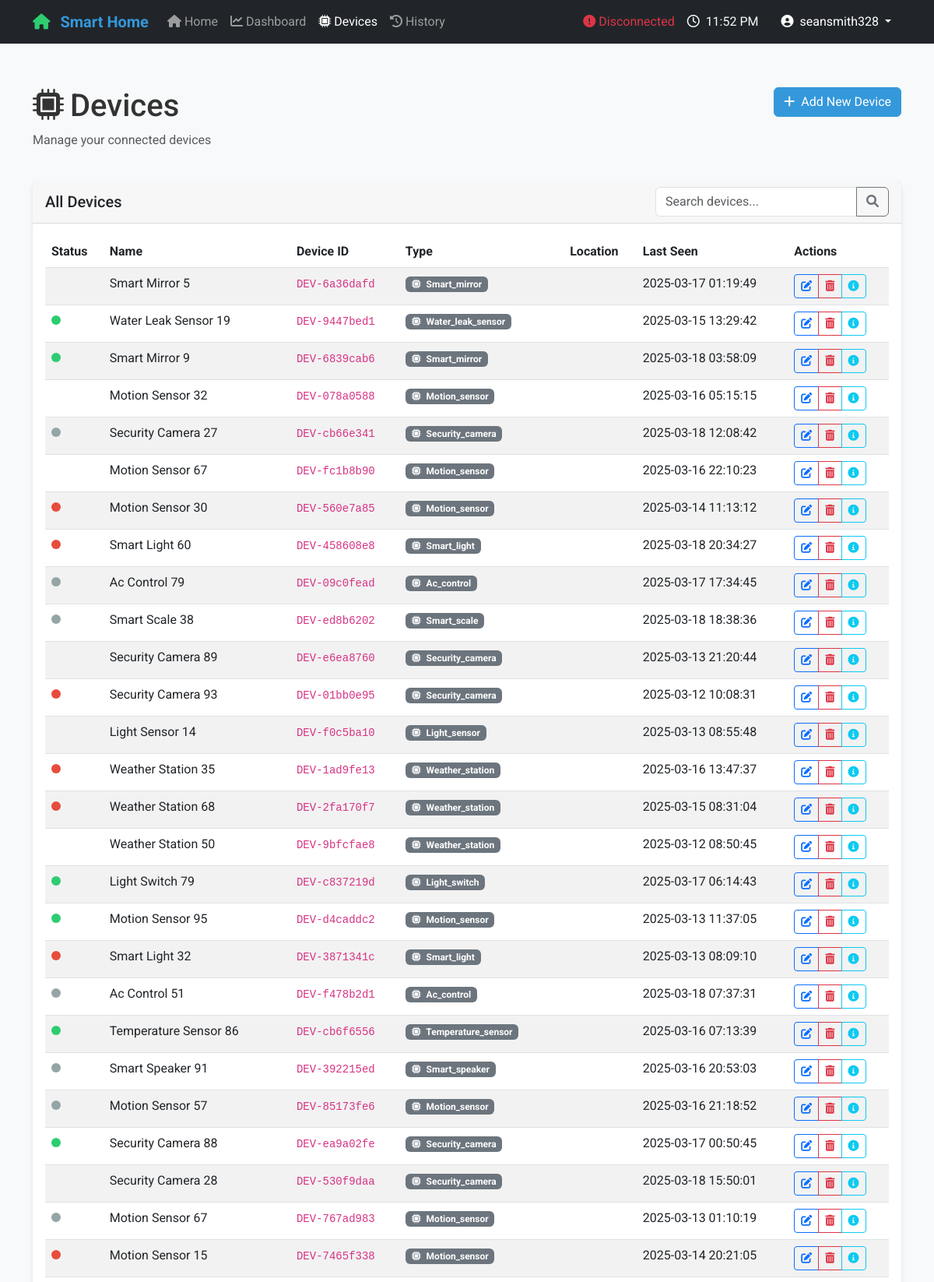
/devices (signed in, upper part), run on the app's committed database.
### models.py (models this page shows, shortened)
class User(UserMixin, db.Model):
    __tablename__ = 'users'
    id = db.Column(db.Integer, primary_key=True)
    username = db.Column(db.String(64), unique=True, nullable=False, index=True)
    email = db.Column(db.String(120), unique=True, nullable=False, index=True)
    password_hash = db.Column(db.String(128), nullable=False)
    first_name = db.Column(db.String(64))
    last_name = db.Column(db.String(64))
    is_admin = db.Column(db.Boolean, default=False)
    created_at = db.Column(db.DateTime, default=datetime.utcnow)
    last_login = db.Column(db.DateTime)
    homes = db.relationship('Home', backref='owner', lazy=True)
    actions = db.relationship('UserAction', backref='user', lazy=True)
    role_mappings = db.relationship('UserRoleMapping', backref='user', lazy=True, cascade="all, delete-orphan")
    home_accesses = db.relationship('HomeAccess', backref='user', lazy=True, cascade="all, delete-orphan")

class Device(db.Model):
    __tablename__ = 'devices'
    id = db.Column(db.Integer, primary_key=True)
    device_id = db.Column(db.String(50), unique=True, nullable=False)
    name = db.Column(db.String(100), nullable=False)
    type = db.Column(db.String(50), nullable=False)
    room_id = db.Column(db.Integer, db.ForeignKey('rooms.id'), nullable=False)
    status = db.Column(db.String(20), default='offline')
    last_seen = db.Column(db.DateTime, default=datetime.utcnow)
    is_active = db.Column(db.Boolean, default=True)
    sensor_data = db.relationship('SensorData', backref='device', lazy=True, cascade="all, delete-orphan")
    user_actions = db.relationship('UserAction', backref='device', lazy=True, cascade="all, delete-orphan")

### app.py (the view)
@app.route('/devices')
def devices():
    with app.app_context():
        all_devices = Device.query.all()
        return render_template('devices.html', devices=all_devices)

### app.py (called while the page is built)
@login_manager.user_loader
def load_user(user_id):
    return User.query.get(int(user_id))

### templates/devices.html (shortened to what this page needs)
{% extends "base.html" %}  {% block content %}
<div class="row mt-4 mb-4">
  <div class="col-md-6">
    <h1><i class="fas fa-microchip me-2"></i>Devices</h1>
    <p class="text-muted">Manage your connected devices</p>
  </div>
  <div class="col-md-6 text-md-end">
    <button
      class="btn btn-primary"
      data-bs-toggle="modal"
      data-bs-target="#addDeviceModal"
    >
      <i class="fas fa-plus me-1"></i> Add New Device
    </button>
  </div>
</div>
<div class="card">
  <div class="card-header">
    <div class="d-flex justify-content-between align-items-center">
      <h5 class="mb-0">All Devices</h5>
      <div class="input-group" style="width: 300px">
        <input
          type="text"
          class="form-control"
          id="deviceSearch"
          placeholder="Search devices..."
        />
        <button class="btn btn-outline-secondary" type="button">
          <i class="fas fa-search"></i>
        </button>
      </div>
    </div>
  </div>
  <div class="card-body">
    <div class="table-responsive">
      <table class="table table-striped table-hover">
        <thead>
          <tr>
            <th scope="col">Status</th>
            <th scope="col">Name</th>
            <th scope="col">Device ID</th>
            <th scope="col">Type</th>
            <th scope="col">Location</th>
            <th scope="col">Last Seen</th>
            <th scope="col">Actions</th>
          </tr>
        </thead>
        <tbody>
          {% for device in devices %}
          <tr>
            <td>
              <span
                class="device-status status-{{ device.status }}"
                data-device-id="{{ device.device_id }}"
                data-bs-toggle="tooltip"
                data-bs-placement="top"
                title="Status: {{ device.status }}"
              ></span>
            </td>
            <td>{{ device.name }}</td>
            <td><code>{{ device.device_id }}</code></td>
            <td>
              {% if device.type == 'temperature' %}
              <span class="badge bg-danger"
                ><i class="fas fa-thermometer-half me-1"></i> Temperature</span
              >
              {% elif device.type == 'humidity' %}
              <span class="badge bg-info"
                ><i class="fas fa-tint me-1"></i> Humidity</span
              >
              {% elif device.type == 'light' %}
              <span class="badge bg-warning"
                ><i class="fas fa-lightbulb me-1"></i> Light</span
              >
              {% else %}
              <span class="badge bg-secondary"
                ><i class="fas fa-microchip me-1"></i> {{ device.type|title
                }}</span
              >
              {% endif %}
            </td>
            <td>
            </td>
            <td>
              <span
                class="device-last-seen"
                data-device-id="{{ device.device_id }}"
                data-timestamp="{{ device.last_seen }}"
              >
                {% if device.last_seen %} {{ device.last_seen.strftime('%Y-%m-%d
                %H:%M:%S') }} {% else %} Never {% endif %}
              </span>
            </td>
            <td>
              <div class="btn-group btn-group-sm">
                <button
                  type="button"
                  class="btn btn-outline-primary"
                  data-bs-toggle="modal"
                  data-bs-target="#editDeviceModal"
                  data-device-id="{{ device.device_id }}"
                >
                  <i class="fas fa-edit"></i>
                </button>
                <button
                  type="button"
                  class="btn btn-outline-danger"
                  data-bs-toggle="modal"
                  data-bs-target="#deleteDeviceModal"
                  data-device-id="{{ device.device_id }}"
                >
                  <i class="fas fa-trash-alt"></i>
                </button>
                <button
                  type="button"
                  class="btn btn-outline-info"
                  data-bs-toggle="modal"
                  data-bs-target="#deviceDetailsModal"
                  data-device-id="{{ device.device_id }}"
                >
                  <i class="fas fa-info-circle"></i>
                </button>
              </div>
            </td>
          </tr>
          {% endfor %}
        </tbody>
      </table>
    </div>
  </div>
</div>
{% endblock %}

### templates/base.html (shortened to what this page needs)
<!DOCTYPE html>
<html lang="en">
  <head>
    <link
      href="https://cdn.jsdelivr.net/npm/bootstrap@5.3.0-alpha1/dist/css/bootstrap.min.css"
      rel="stylesheet"
    />
    <link
      rel="stylesheet"
      href="https://cdnjs.cloudflare.com/ajax/libs/font-awesome/6.0.0/css/all.min.css"
    />
    <link
      rel="stylesheet"
      href="{{ url_for('static', filename='css/main.css') }}"
    />
  </head>
  <body>
    <nav class="navbar navbar-expand-lg navbar-dark bg-dark">
      <div class="container">
        <a class="navbar-brand" href="{{ url_for('index') }}">
          <i class="fas fa-home"></i> Smart Home
        </a>
        <div class="collapse navbar-collapse" id="navbarNav">
          <ul class="navbar-nav me-auto">
            <li class="nav-item">
              <a
                class="nav-link {% if request.path == '/' %}active{% endif %}"
                href="{{ url_for('index') }}"
              >
                <i class="fas fa-home"></i> Home
              </a>
            </li>
            <li class="nav-item">
              <a
                class="nav-link {% if request.path == '/dashboard' %}active{% endif %}"
                href="{{ url_for('dashboard') }}"
              >
                <i class="fas fa-chart-line"></i> Dashboard
              </a>
            </li>
            <li class="nav-item">
              <a
                class="nav-link {% if request.path == '/devices' %}active{% endif %}"
                href="{{ url_for('devices') }}"
              >
                <i class="fas fa-microchip"></i> Devices
              </a>
            </li>
            <li class="nav-item">
              <a
                class="nav-link {% if request.path == '/history' %}active{% endif %}"
                href="{{ url_for('history') }}"
              >
                <i class="fas fa-history"></i> History
              </a>
            </li>
          </ul>
          <div class="d-flex align-items-center">
            <div id="connection-status" class="me-3 text-danger">
              <i class="fas fa-exclamation-circle"></i>
              <span>Disconnected</span>
            </div>
            <div class="text-light me-3">
              <i class="far fa-clock me-1"></i>
              <span class="current-time">--:--</span>
            </div>
            {% if current_user.is_authenticated %}
            <div class="dropdown">
              <button
                class="btn btn-dark dropdown-toggle"
                type="button"
                id="userDropdown"
                data-bs-toggle="dropdown"
                aria-expanded="false"
              >
                <i class="fas fa-user-circle me-1"></i>
                {{ current_user.username }}
              </button>
            </div>
            {% endif %}
          </div>
        </div>
      </div>
    </nav>
    <div class="main-container">
      <div class="container">
        {% block content %}{% endblock %}
      </div>
    </div>
  </body>
</html>

### static/css/main.css (style rules this page uses)
:root { --primary-color: #3498db; --secondary-color: #2ecc71; --danger-color: #e74c3c; --warning-color: #f39c12; --dark-color: #2c3e50; --light-color: #ecf0f1; --gray-color: #95a5a6; --border-radius: 0.5rem; --box-shadow: 0 4px 6px rgba(0, 0, 0, 0.1); --transition: all 0.3s ease; }
body { font-family: 'Roboto', 'Segoe UI', Tahoma, Geneva, Verdana, sans-serif; background-color: #f8f9fa; color: #333; min-height: 100vh; display: flex; flex-direction: column; }
.navbar-brand { font-weight: 700; color: var(--primary-color) !important; }
.navbar-brand i { margin-right: 0.5rem; color: var(--secondary-color); }
.main-container { flex: 1; padding: 2rem 0; }
.card { border-radius: var(--border-radius); box-shadow: var(--box-shadow); transition: var(--transition); border: none; margin-bottom: 1.5rem; }
.card-header { background-color: rgba(0, 0, 0, 0.03); border-bottom: 1px solid rgba(0, 0, 0, 0.125); font-weight: 600; }
.device-status { display: inline-block; width: 12px; height: 12px; border-radius: 50%; margin-right: 8px; }
.status-online { background-color: var(--secondary-color); }
.status-offline { background-color: var(--gray-color); }
.status-error { background-color: var(--danger-color); }
.btn-primary { background-color: var(--primary-color); border-color: var(--primary-color); }

### data on the page
User: username "seansmith328"
Device: name "Smart Mirror 5", device_id "DEV-6a36dafd", type "Smart_mirror", last_seen "2025-03-17 01:19:49"
Device: name "Water Leak Sensor 19", device_id "DEV-9447bed1", type "Water_leak_sensor", last_seen "2025-03-15 13:29:42"
Device: name "Smart Mirror 9", device_id "DEV-6839cab6", type "Smart_mirror", last_seen "2025-03-18 03:58:09"
Device: name "Motion Sensor 32", device_id "DEV-078a0588", type "Motion_sensor", last_seen "2025-03-16 05:15:15"
Device: name "Security Camera 27", device_id "DEV-cb66e341", type "Security_camera", last_seen "2025-03-18 12:08:42"
Device: name "Motion Sensor 67", device_id "DEV-fc1b8b90", type "Motion_sensor", last_seen "2025-03-16 22:10:23"
Device: name "Motion Sensor 30", device_id "DEV-560e7a85", type "Motion_sensor", last_seen "2025-03-14 11:13:12"
Device: name "Smart Light 60", device_id "DEV-458608e8", type "Smart_light", last_seen "2025-03-18 20:34:27"
Device: name "Ac Control 79", device_id "DEV-09c0fead", type "Ac_control", last_seen "2025-03-17 17:34:45"
Device: name "Smart Scale 38", device_id "DEV-ed8b6202", type "Smart_scale", last_seen "2025-03-18 18:38:36"
Device: name "Security Camera 89", device_id "DEV-e6ea8760", type "Security_camera", last_seen "2025-03-13 21:20:44"
Device: name "Security Camera 93", device_id "DEV-01bb0e95", type "Security_camera", last_seen "2025-03-12 10:08:31"
Device: name "Light Sensor 14", device_id "DEV-f0c5ba10", type "Light_sensor", last_seen "2025-03-13 08:55:48"
Device: name "Weather Station 35", device_id "DEV-1ad9fe13", type "Weather_station", last_seen "2025-03-16 13:47:37"
Device: name "Weather Station 68", device_id "DEV-2fa170f7", type "Weather_station", last_seen "2025-03-15 08:31:04"
Device: name "Weather Station 50", device_id "DEV-9bfcfae8", type "Weather_station", last_seen "2025-03-12 08:50:45"
Device: name "Light Switch 79", device_id "DEV-c837219d", type "Light_switch", last_seen "2025-03-17 06:14:43"
Device: name "Motion Sensor 95", device_id "DEV-d4caddc2", type "Motion_sensor", last_seen "2025-03-13 11:37:05"
Device: name "Smart Light 32", device_id "DEV-3871341c", type "Smart_light", last_seen "2025-03-13 08:09:10"
Device: name "Ac Control 51", device_id "DEV-f478b2d1", type "Ac_control", last_seen "2025-03-18 07:37:31"
Device: name "Temperature Sensor 86", device_id "DEV-cb6f6556", type "Temperature_sensor", last_seen "2025-03-16 07:13:39"
Device: name "Smart Speaker 91", device_id "DEV-392215ed", type "Smart_speaker", last_seen "2025-03-16 20:53:03"
Device: name "Motion Sensor 57", device_id "DEV-85173fe6", type "Motion_sensor", last_seen "2025-03-16 21:18:52"
Device: name "Security Camera 88", device_id "DEV-ea9a02fe", type "Security_camera", last_seen "2025-03-17 00:50:45"
Device: name "Security Camera 28", device_id "DEV-530f9daa", type "Security_camera", last_seen "2025-03-18 15:50:01"
Device: name "Motion Sensor 67", device_id "DEV-767ad983", type "Motion_sensor", last_seen "2025-03-13 01:10:19"
Device: name "Motion Sensor 15", device_id "DEV-7465f338", type "Motion_sensor", last_seen "2025-03-14 20:21:05"
